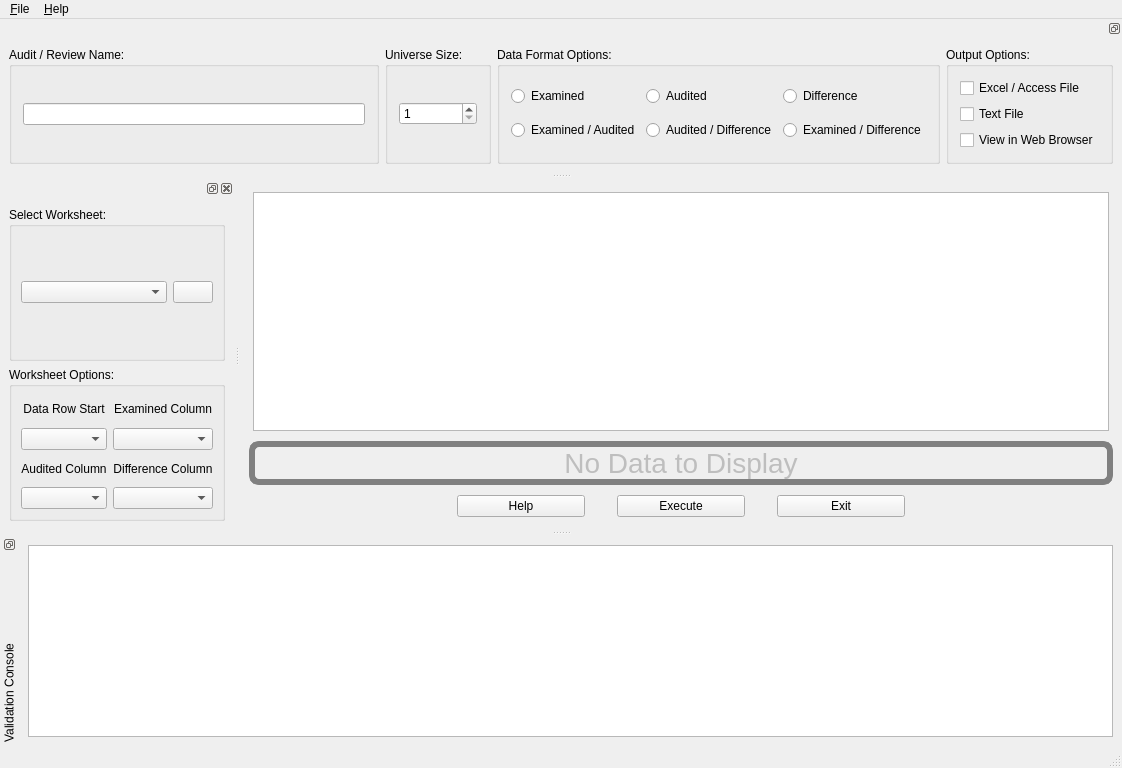
<?xml version="1.0" encoding="UTF-8"?>
<ui version="4.0">
 <class>UIRStatsUVA</class>
 <widget class="QMainWindow" name="UIRStatsUVA">
  <property name="geometry">
   <rect>
    <x>0</x>
    <y>0</y>
    <width>1122</width>
    <height>768</height>
   </rect>
  </property>
  <property name="windowTitle">
   <string>Unrestricted Variable Appraisel</string>
  </property>
  <widget class="QWidget" name="centralwidget">
   <property name="windowTitle">
    <string>UIRStatsUVA</string>
   </property>
   <layout class="QVBoxLayout" name="verticalLayout_4">
    <item>
     <widget class="QFrame" name="m_frmOutput">
      <layout class="QVBoxLayout" name="verticalLayout">
       <property name="leftMargin">
        <number>4</number>
       </property>
       <property name="topMargin">
        <number>4</number>
       </property>
       <property name="rightMargin">
        <number>4</number>
       </property>
       <property name="bottomMargin">
        <number>4</number>
       </property>
       <item>
        <widget class="QTextBrowser" name="m_txtOutput"/>
       </item>
      </layout>
     </widget>
    </item>
    <item>
     <widget class="QLabel" name="m_lblNoData">
      <property name="enabled">
       <bool>false</bool>
      </property>
      <property name="font">
       <font>
        <pointsize>-1</pointsize>
       </font>
      </property>
      <property name="styleSheet">
       <string notr="true">#m_lblNoData
{
	border:6px solid gray;	border-radius:10px;	font-size:28px;
}</string>
      </property>
      <property name="text">
       <string>No Data to Display</string>
      </property>
      <property name="alignment">
       <set>Qt::AlignCenter</set>
      </property>
     </widget>
    </item>
    <item>
     <layout class="QHBoxLayout" name="horizontalLayout">
      <property name="spacing">
       <number>32</number>
      </property>
      <property name="leftMargin">
       <number>4</number>
      </property>
      <property name="topMargin">
       <number>4</number>
      </property>
      <property name="rightMargin">
       <number>4</number>
      </property>
      <property name="bottomMargin">
       <number>4</number>
      </property>
      <item>
       <spacer name="horizontalSpacer">
        <property name="orientation">
         <enum>Qt::Horizontal</enum>
        </property>
        <property name="sizeHint" stdset="0">
         <size>
          <width>40</width>
          <height>20</height>
         </size>
        </property>
       </spacer>
      </item>
      <item>
       <widget class="QPushButton" name="m_btnHelp">
        <property name="minimumSize">
         <size>
          <width>128</width>
          <height>0</height>
         </size>
        </property>
        <property name="text">
         <string>Help</string>
        </property>
       </widget>
      </item>
      <item>
       <widget class="QPushButton" name="m_btnExecute">
        <property name="minimumSize">
         <size>
          <width>128</width>
          <height>0</height>
         </size>
        </property>
        <property name="text">
         <string>Execute</string>
        </property>
       </widget>
      </item>
      <item>
       <widget class="QPushButton" name="m_btnExit">
        <property name="minimumSize">
         <size>
          <width>128</width>
          <height>0</height>
         </size>
        </property>
        <property name="text">
         <string>Exit</string>
        </property>
       </widget>
      </item>
      <item>
       <spacer name="horizontalSpacer_2">
        <property name="orientation">
         <enum>Qt::Horizontal</enum>
        </property>
        <property name="sizeHint" stdset="0">
         <size>
          <width>40</width>
          <height>20</height>
         </size>
        </property>
       </spacer>
      </item>
     </layout>
    </item>
   </layout>
  </widget>
  <widget class="QDockWidget" name="m_dockOptions">
   <property name="sizePolicy">
    <sizepolicy hsizetype="Expanding" vsizetype="Preferred">
     <horstretch>0</horstretch>
     <verstretch>0</verstretch>
    </sizepolicy>
   </property>
   <property name="features">
    <set>QDockWidget::DockWidgetFloatable|QDockWidget::DockWidgetMovable</set>
   </property>
   <property name="allowedAreas">
    <set>Qt::BottomDockWidgetArea|Qt::TopDockWidgetArea</set>
   </property>
   <attribute name="dockWidgetArea">
    <number>4</number>
   </attribute>
   <widget class="QWidget" name="dockWidgetContents_2">
    <layout class="QHBoxLayout" name="horizontalLayout_2">
     <item>
      <widget class="QGroupBox" name="m_grpAuditName">
       <property name="sizePolicy">
        <sizepolicy hsizetype="Expanding" vsizetype="Preferred">
         <horstretch>0</horstretch>
         <verstretch>0</verstretch>
        </sizepolicy>
       </property>
       <property name="title">
        <string>Audit / Review Name:</string>
       </property>
       <layout class="QHBoxLayout" name="horizontalLayout_3">
        <property name="leftMargin">
         <number>11</number>
        </property>
        <property name="topMargin">
         <number>11</number>
        </property>
        <property name="rightMargin">
         <number>11</number>
        </property>
        <property name="bottomMargin">
         <number>11</number>
        </property>
        <item>
         <widget class="QLineEdit" name="m_txtAuditName"/>
        </item>
       </layout>
      </widget>
     </item>
     <item>
      <widget class="QGroupBox" name="verticalGroupBox">
       <property name="sizePolicy">
        <sizepolicy hsizetype="Fixed" vsizetype="Preferred">
         <horstretch>0</horstretch>
         <verstretch>0</verstretch>
        </sizepolicy>
       </property>
       <property name="title">
        <string>Universe Size:</string>
       </property>
       <layout class="QVBoxLayout" name="verticalLayout_3">
        <property name="leftMargin">
         <number>11</number>
        </property>
        <property name="topMargin">
         <number>11</number>
        </property>
        <property name="rightMargin">
         <number>11</number>
        </property>
        <property name="bottomMargin">
         <number>11</number>
        </property>
        <item>
         <widget class="QSpinBox" name="m_spnUniverseSize">
          <property name="minimum">
           <number>1</number>
          </property>
          <property name="maximum">
           <number>999999999</number>
          </property>
          <property name="value">
           <number>1</number>
          </property>
         </widget>
        </item>
       </layout>
      </widget>
     </item>
     <item>
      <widget class="QGroupBox" name="verticalGroupBox_2">
       <property name="sizePolicy">
        <sizepolicy hsizetype="Fixed" vsizetype="Preferred">
         <horstretch>0</horstretch>
         <verstretch>0</verstretch>
        </sizepolicy>
       </property>
       <property name="title">
        <string>Data Format Options:</string>
       </property>
       <layout class="QGridLayout" name="gridLayout">
        <property name="leftMargin">
         <number>11</number>
        </property>
        <property name="topMargin">
         <number>11</number>
        </property>
        <property name="rightMargin">
         <number>11</number>
        </property>
        <property name="bottomMargin">
         <number>11</number>
        </property>
        <item row="0" column="2">
         <widget class="QRadioButton" name="m_rdbAudited">
          <property name="text">
           <string>Audited</string>
          </property>
          <property name="autoExclusive">
           <bool>false</bool>
          </property>
         </widget>
        </item>
        <item row="0" column="1">
         <widget class="QRadioButton" name="m_rdbExamined">
          <property name="text">
           <string>Examined</string>
          </property>
          <property name="autoExclusive">
           <bool>false</bool>
          </property>
         </widget>
        </item>
        <item row="1" column="3">
         <widget class="QRadioButton" name="m_rdbExaminedAndDifference">
          <property name="text">
           <string>Examined / Difference</string>
          </property>
          <property name="autoExclusive">
           <bool>false</bool>
          </property>
         </widget>
        </item>
        <item row="1" column="2">
         <widget class="QRadioButton" name="m_rdbAuditedAndDifference">
          <property name="text">
           <string>Audited / Difference</string>
          </property>
          <property name="autoExclusive">
           <bool>false</bool>
          </property>
         </widget>
        </item>
        <item row="1" column="1">
         <widget class="QRadioButton" name="m_rdbExaminedAndAudited">
          <property name="text">
           <string>Examined / Audited</string>
          </property>
          <property name="autoExclusive">
           <bool>false</bool>
          </property>
         </widget>
        </item>
        <item row="0" column="3">
         <widget class="QRadioButton" name="m_rdbDifference">
          <property name="text">
           <string>Difference</string>
          </property>
          <property name="autoExclusive">
           <bool>false</bool>
          </property>
         </widget>
        </item>
       </layout>
      </widget>
     </item>
     <item>
      <widget class="QGroupBox" name="verticalGroupBox_3">
       <property name="sizePolicy">
        <sizepolicy hsizetype="Fixed" vsizetype="Preferred">
         <horstretch>0</horstretch>
         <verstretch>0</verstretch>
        </sizepolicy>
       </property>
       <property name="minimumSize">
        <size>
         <width>0</width>
         <height>0</height>
        </size>
       </property>
       <property name="maximumSize">
        <size>
         <width>275</width>
         <height>16777215</height>
        </size>
       </property>
       <property name="title">
        <string>Output Options:</string>
       </property>
       <layout class="QVBoxLayout" name="verticalLayout_2">
        <property name="leftMargin">
         <number>11</number>
        </property>
        <property name="topMargin">
         <number>11</number>
        </property>
        <property name="rightMargin">
         <number>11</number>
        </property>
        <property name="bottomMargin">
         <number>11</number>
        </property>
        <item>
         <widget class="QCheckBox" name="m_chkCSVOutput">
          <property name="sizePolicy">
           <sizepolicy hsizetype="Fixed" vsizetype="Fixed">
            <horstretch>0</horstretch>
            <verstretch>0</verstretch>
           </sizepolicy>
          </property>
          <property name="text">
           <string>Excel / Access File</string>
          </property>
         </widget>
        </item>
        <item>
         <widget class="QCheckBox" name="m_chkTextOutput">
          <property name="sizePolicy">
           <sizepolicy hsizetype="Fixed" vsizetype="Fixed">
            <horstretch>0</horstretch>
            <verstretch>0</verstretch>
           </sizepolicy>
          </property>
          <property name="text">
           <string>Text File</string>
          </property>
         </widget>
        </item>
        <item>
         <widget class="QCheckBox" name="m_chkViewInBrowser">
          <property name="text">
           <string>View in Web Browser</string>
          </property>
         </widget>
        </item>
       </layout>
      </widget>
     </item>
    </layout>
   </widget>
  </widget>
  <widget class="QStatusBar" name="m_statusBar"/>
  <widget class="QMenuBar" name="menuBar">
   <property name="geometry">
    <rect>
     <x>0</x>
     <y>0</y>
     <width>1122</width>
     <height>20</height>
    </rect>
   </property>
   <widget class="QMenu" name="menuFile">
    <property name="title">
     <string>&amp;File</string>
    </property>
    <addaction name="actionRecently_Used"/>
    <addaction name="actionExecute"/>
    <addaction name="separator"/>
    <addaction name="actionExit"/>
   </widget>
   <widget class="QMenu" name="menu_Help">
    <property name="title">
     <string>&amp;Help</string>
    </property>
    <addaction name="actionAbout"/>
    <addaction name="actionHelp"/>
   </widget>
   <addaction name="menuFile"/>
   <addaction name="menu_Help"/>
  </widget>
  <widget class="QDockWidget" name="m_dockSampleEditor">
   <property name="allowedAreas">
    <set>Qt::LeftDockWidgetArea|Qt::RightDockWidgetArea</set>
   </property>
   <attribute name="dockWidgetArea">
    <number>1</number>
   </attribute>
   <widget class="QWidget" name="dockWidgetContents">
    <layout class="QVBoxLayout" name="verticalLayout_5">
     <item>
      <widget class="QGroupBox" name="groupBox">
       <property name="title">
        <string>Select Worksheet:</string>
       </property>
       <layout class="QGridLayout" name="gridLayout_8">
        <property name="leftMargin">
         <number>9</number>
        </property>
        <property name="topMargin">
         <number>9</number>
        </property>
        <property name="rightMargin">
         <number>9</number>
        </property>
        <property name="bottomMargin">
         <number>9</number>
        </property>
        <item row="0" column="1">
         <widget class="QComboBox" name="m_cmbDataInputSheets"/>
        </item>
        <item row="0" column="2">
         <widget class="QPushButton" name="m_btnImportSampleInputData">
          <property name="sizePolicy">
           <sizepolicy hsizetype="Fixed" vsizetype="Fixed">
            <horstretch>0</horstretch>
            <verstretch>0</verstretch>
           </sizepolicy>
          </property>
          <property name="text">
           <string/>
          </property>
         </widget>
        </item>
       </layout>
      </widget>
     </item>
     <item>
      <widget class="QGroupBox" name="groupBox_2">
       <property name="title">
        <string>Worksheet Options:</string>
       </property>
       <layout class="QGridLayout" name="gridLayout_9">
        <property name="leftMargin">
         <number>9</number>
        </property>
        <property name="topMargin">
         <number>9</number>
        </property>
        <property name="rightMargin">
         <number>9</number>
        </property>
        <property name="bottomMargin">
         <number>9</number>
        </property>
        <item row="1" column="1">
         <widget class="QComboBox" name="m_cmbExaminedDataTable"/>
        </item>
        <item row="3" column="1">
         <widget class="QComboBox" name="m_cmbDifferenceDataTable"/>
        </item>
        <item row="3" column="0">
         <widget class="QComboBox" name="m_cmbAuditedDataTable"/>
        </item>
        <item row="2" column="0">
         <widget class="QLabel" name="m_lblAuditedDataTable">
          <property name="text">
           <string>Audited Column</string>
          </property>
          <property name="alignment">
           <set>Qt::AlignCenter</set>
          </property>
         </widget>
        </item>
        <item row="2" column="1">
         <widget class="QLabel" name="m_lblDifferenceDataTable">
          <property name="text">
           <string>Difference Column</string>
          </property>
          <property name="alignment">
           <set>Qt::AlignCenter</set>
          </property>
         </widget>
        </item>
        <item row="0" column="0">
         <widget class="QLabel" name="m_lblDataRowStartDataTable">
          <property name="text">
           <string>Data Row Start</string>
          </property>
          <property name="alignment">
           <set>Qt::AlignCenter</set>
          </property>
         </widget>
        </item>
        <item row="0" column="1">
         <widget class="QLabel" name="m_lblExaminedDataTable">
          <property name="text">
           <string>Examined Column</string>
          </property>
          <property name="alignment">
           <set>Qt::AlignCenter</set>
          </property>
         </widget>
        </item>
        <item row="1" column="0">
         <widget class="QComboBox" name="m_cmbDataRowStartDataTable"/>
        </item>
       </layout>
      </widget>
     </item>
    </layout>
   </widget>
  </widget>
  <widget class="QDockWidget" name="m_dockValidationConsole">
   <property name="features">
    <set>QDockWidget::DockWidgetFloatable|QDockWidget::DockWidgetMovable|QDockWidget::DockWidgetVerticalTitleBar</set>
   </property>
   <property name="allowedAreas">
    <set>Qt::BottomDockWidgetArea|Qt::TopDockWidgetArea</set>
   </property>
   <property name="windowTitle">
    <string>Validation Console</string>
   </property>
   <attribute name="dockWidgetArea">
    <number>8</number>
   </attribute>
   <widget class="QWidget" name="dockWidgetContents_3">
    <layout class="QVBoxLayout" name="verticalLayout_6">
     <item>
      <widget class="QListWidget" name="m_lstValidationConsole"/>
     </item>
    </layout>
   </widget>
  </widget>
  <action name="actionRecently_Used">
   <property name="text">
    <string>Recently Used</string>
   </property>
  </action>
  <action name="actionExit">
   <property name="text">
    <string>Exit</string>
   </property>
  </action>
  <action name="actionAbout">
   <property name="text">
    <string>About</string>
   </property>
  </action>
  <action name="actionHelp">
   <property name="text">
    <string>Help Topics</string>
   </property>
  </action>
  <action name="actionExecute">
   <property name="text">
    <string>Execute...</string>
   </property>
  </action>
 </widget>
 <tabstops>
  <tabstop>m_txtAuditName</tabstop>
  <tabstop>m_spnUniverseSize</tabstop>
  <tabstop>m_rdbExamined</tabstop>
  <tabstop>m_rdbAudited</tabstop>
  <tabstop>m_rdbDifference</tabstop>
  <tabstop>m_rdbExaminedAndAudited</tabstop>
  <tabstop>m_rdbAuditedAndDifference</tabstop>
  <tabstop>m_rdbExaminedAndDifference</tabstop>
  <tabstop>m_chkCSVOutput</tabstop>
  <tabstop>m_chkTextOutput</tabstop>
  <tabstop>m_chkViewInBrowser</tabstop>
  <tabstop>m_cmbDataInputSheets</tabstop>
  <tabstop>m_btnImportSampleInputData</tabstop>
  <tabstop>m_txtOutput</tabstop>
  <tabstop>m_cmbDataRowStartDataTable</tabstop>
  <tabstop>m_cmbExaminedDataTable</tabstop>
  <tabstop>m_cmbAuditedDataTable</tabstop>
  <tabstop>m_cmbDifferenceDataTable</tabstop>
  <tabstop>m_btnHelp</tabstop>
  <tabstop>m_btnExecute</tabstop>
  <tabstop>m_btnExit</tabstop>
  <tabstop>m_lstValidationConsole</tabstop>
 </tabstops>
 <resources/>
 <connections/>
</ui>
